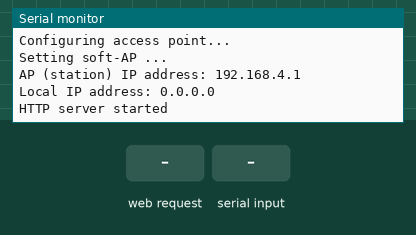
Simulated run of this sketch. Board: ESP8266 (NodeMCU). Shown: the last lines printed to the serial monitor. The inputs (shaded band) are chosen by the test bench.

Above: at 11.3 s.
11.4 s: HTTP request GET / received
At 12.4 s:
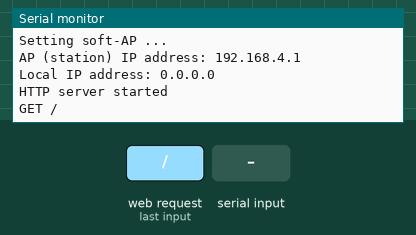
12.9 s: "ls:\n" received over Serial
At 13.6 s:
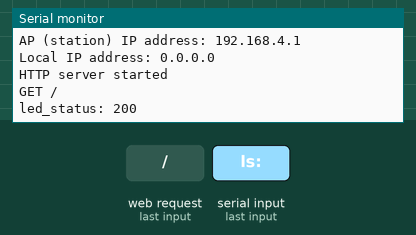
14.4 s: HTTP request GET /status received
At 14.7 s:
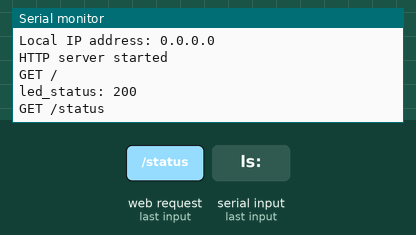
15.9 s: "id:\n" received over Serial
At 17.1 s:
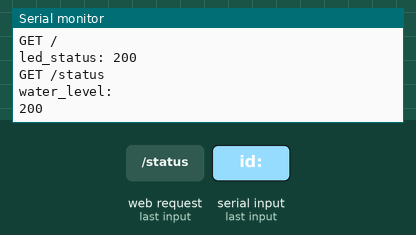
17.4 s: HTTP request GET /led received
At 18.2 s:
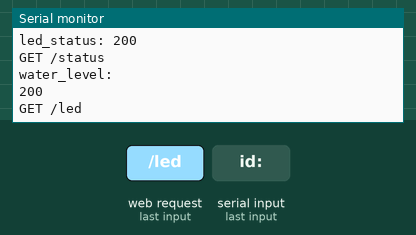
18.9 s: "wl:\n" received over Serial
At 19.3 s:
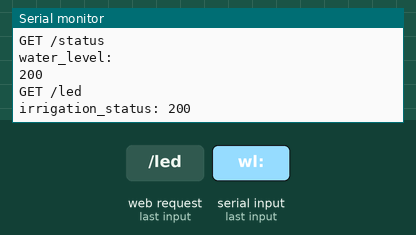

Measured:
- after the input at 11.4 s, the serial monitor: prints a new line at once (image 1)
- after the input at 12.9 s, the serial monitor: prints a new line at once (image 2)
- after the input at 14.4 s, the serial monitor: prints a new line at once (image 3)
- after the input at 15.9 s, the serial monitor: prints a new line at once (image 4)
- after the input at 17.4 s, the serial monitor: prints a new line at once (image 5)
- after the input at 18.9 s, the serial monitor: prints a new line at once (image 6)

The sketch:

server.ino
```cpp
/**
 * HydroBites WaterStation http server
 */

 /**
  * See https://www.deviceplus.com/arduino/arduino-preprocessor-directives-tutorial/
  * for details on how #include works. Specifically the search rules based on "<" and ">"
  * usage for where the preprocessor searches for the file.
  */
#include <ESP8266WiFi.h>
#include <WiFiClient.h>
#include <ESP8266WebServer.h>
#include <ArduinoJson.h>

/**
 * WiFi credentials.
 *
 * Note use of "ifndef" to ensure excisting constant "APSSID" does not attempt to be ressigned.
 * If it's undefined, the next line defines the constant.
 *
 * https://www.arduino.cc/reference/en/language/structure/further-syntax/define/
 *
 * #define is a useful C++ component that allows the programmer to give a name to a constant value
 * before the program is compiled. Defined constants in arduino don’t take up any program memory
 * space on the chip. The compiler will replace references to these constants with the defined value
 * at compile time.
 */
#ifndef APSSID
#define APSSID "HydroBytes_WaterStation"
#define APPSK  "undefined" // password
#endif

/**
 * https://www.arduino.cc/reference/en/language/variables/variable-scope-qualifiers/const/
 *
 * In general, the const keyword is preferred for defining constants and should be used instead
 * of #define.
 */

const char *ssid = APSSID;
const char *password = APPSK;

const String server_VERSION = "v0.3.0";
const String server_RESEASE = "15 May 2021";

const uint8_t response_OK = 200;
const uint8_t response_NOT_FOUND = 404;
const uint8_t response_UNAVAILABLE = 503;

// Instantiate ESP8266WebServer class as "server"
ESP8266WebServer server(80);

/**
 * Setup
 */
void setup() {
  // Wait for serial port to be available
  // Include a delay in the routine. That would allow background tasks that need to run. You can not have long blocking
  // code with the ESP8266. It will cause the behavior:

  // Uno (sensors) - received from ESP-01 (server):
  // 21:40:37.136 ->  ets Jan  8 2013,rst cause:2, boot mode:(3,7)

  // ESP8266 12E keeps rebooting (rst cause:2, boot mode:(3,6))
  // https://github.com/esp8266/Arduino/issues/3241

  // rst cause:2
  // 0 -> normal startup by power on
  // 1 -> hardware watch dog reset
  // 2 -> software watch dog reset (From an exception)
  // 3 -> software watch dog reset system_restart (Possibly unfed watchdog got angry)
  // 4 -> soft restart (Possibly with a restart command)
  // 5 -> wake up from deep-sleep

  // Wait for sensor controller to start as serial monitor is typically connected there for debugging
  // delay() forces the logging to be in the expected order and also ensures timing of serial connection
  // happens in the expected order
  delay(10000);

  // Connect to local serial port. Used to send messages to sensor controller
  Serial.begin(9600);

  Serial.println("HydroBites Water Station - Server");
  Serial.println(server_VERSION);
  Serial.println(server_RESEASE);
  Serial.println("");

  Serial.println("Configuring access point...");

  /* Password parameter removed to make open network.
   * WiFi.softAP(ssid, password);
   */
  Serial.print("Setting soft-AP ... ");
  WiFi.softAP(ssid) ? "Ready" : "Failed!";
  Serial.println("");

  IPAddress stationIP = WiFi.softAPIP();
  Serial.print("AP (station) IP address: ");
  Serial.println(stationIP);

  Serial.print("Local IP address: ");
  Serial.println(WiFi.localIP());
  Serial.flush();

  // server routers
  server.on("/", HTTP_GET, handleRoot);
  server.on("/status", HTTP_GET, requestStatus);
  server.on("/led", HTTP_GET, requestLedStatus);
  server.on("/led/toggle", HTTP_GET, requestLedToggle);
  server.on("/water", HTTP_GET, requestWaterLevel);
  server.on("/water/irrigate", HTTP_GET, requestIrrigateToggle);

  server.begin();
  Serial.println("HTTP server started");
  Serial.flush();
}

/**
 * Event loop
 */
void loop() {
  String sensorMessage;

  // Serial messages from sensors (Uno)
  while (Serial.available()) {
    sensorMessage = Serial.readStringUntil('\n');

    // serial_status
    if (sensorMessage.indexOf("ss:") >= 0) {
      responseStatus(sensorMessage);

    // led_status
    } else if (sensorMessage.indexOf("ls:") >= 0) {
      responseLedStatus(sensorMessage);

    // water_status (wl: x, ps: x, id: xx:xx:xx)
    } else if (sensorMessage.indexOf("id:") >= 0) {
      responseWaterLevel(sensorMessage);

    // irrigation_status (wl: x, ps: x)
    } else if (sensorMessage.indexOf("wl:") >= 0) {
      responseIrrigate(sensorMessage);
    }
  }

  // Process http requests
  server.handleClient();
}

/*
 * Controllers
 *
 * handleRoot
 * Go to http://192.168.4.1 in web browser for http access to network
 */
void handleRoot() {
  String buf;
  DynamicJsonDocument doc(512);

  // Write to serial channel to inform Ardunio (Uno) of event
  Serial.println("GET /");

  // Compose response
  doc["hydrobytes-water-station"] = "ok";

  doc["release"]["version"] = server_VERSION;
  doc["release"]["date"] = server_RESEASE;

  doc["paths"]["/"] = "Welcome";
  doc["paths"]["/status"] = "Current health of subsystems";
  doc["paths"]["/led"] = "Current state of LED - on/off";
  doc["paths"]["/led/toggle"] = "Toggle LED on/off";
  doc["paths"]["/water"] = "Current water status";
  doc["paths"]["/water/irrigate"] = "Toggle irrigation on/off";

  serializeJson(doc, buf);

  server.send(response_OK, F("application/json"), buf);
}

/**
 * Status request controller
 */
void requestStatus() {
  Serial.println("GET /status");
}

/**
 * Status request response. Returns http response to server http request based on
 * status reponse from sensor controller.
 *
 * Go to http://192.168.4.1/status
 */
void responseStatus(String sensorMessage) {
  String serialStatus;
  String sensorStatus;
  String clockStatus;
  String buf;
  DynamicJsonDocument doc(256);
  uint8_t responseCode = response_OK;

  // sr: x, ss: x, cs: x
  // serial_status: x, sensor_status: x, clock_status: x
  serialStatus = sensorMessage.substring(4, 5);
  serialStatus.trim();
  serialStatus = serialStatus == "1" ? "true" : "false";

  sensorStatus = sensorMessage.substring(11, 12);
  sensorStatus.trim();
  sensorStatus = sensorStatus == "1" ? "true" : "false";

    // Serial.println("responseStatus() sensorStatus preTrim(): ->" + sensorStatus + "<-");

  clockStatus = sensorMessage.substring(17, 18);
  clockStatus.trim();
  clockStatus = clockStatus == "1" ? "true" : "false";

  // Compose response
  if (serialStatus != "true" || sensorStatus != "true" || clockStatus != "true") {
    responseCode = response_UNAVAILABLE;
  }

  doc["status"]["two-way-serial-communication"] = serialStatus;
  doc["status"]["water-sensors"] = sensorStatus;
  doc["status"]["real-time-clock"] = clockStatus;
  serializeJson(doc, buf);

  server.send(responseCode, F("application/json"), buf);
}

/**
 * LED status serial request to sensor micro controller
 */
void requestLedStatus() {
  Serial.println("GET /led");
}

/**
 * LED toggle serial request to sensor micro controller
 */
void requestLedToggle() {
  Serial.println("GET /led/toggle");
}

/**
 * Led status response
 *
 * Go to http://192.168.4.1/led
 */
void responseLedStatus(String sensorMessage) {
  String ledStatus;
  String responseBody;
  String buf;
  DynamicJsonDocument doc(64);
  uint8_t responseCode;

  // ls: x
  // led_status: x
  ledStatus = sensorMessage.substring(4, 5);
  ledStatus.trim();
  ledStatus = ledStatus == "1" ? "true" : "false";

  // Compose response
  if (ledStatus == "true" || ledStatus == "false") {
    Serial.print("led_status: ");
    Serial.println(response_OK);
    responseCode = response_OK;
  } else {
    Serial.print("led_status: ");
    Serial.println(response_UNAVAILABLE);
    responseCode = response_UNAVAILABLE;
  }

  doc["status"]["led"] = ledStatus;
  serializeJson(doc, buf);

  server.send(responseCode, F("application/json"), buf);
}

/**
 * Water level serial status request to sensor micro controller
 */
void requestWaterLevel() {
  Serial.println("GET /water");
}

/**
 * Water level response
 * wl: x, ps: x, id: xx:xx:xx
 *
 * Go to http://192.168.4.1/water
 */
void responseWaterLevel(String sensorMessage) {
  String waterLevelStatus;
  String pumpStatus;
  String toggleSinceDuration;
  String buf;
  DynamicJsonDocument doc(128);
  String responseBody;
  uint8_t responseCode;

  // wl: x
  // water_level: x
  waterLevelStatus = sensorMessage.substring(4, 5);
  waterLevelStatus.trim();
  waterLevelStatus = getWaterLevelMessage(waterLevelStatus);

  pumpStatus = sensorMessage.substring(11, 12);
  pumpStatus.trim();
  pumpStatus = pumpStatus == "1" ? "on" : "off";

  // xxx:xx:xx:xx
  toggleSinceDuration = sensorMessage.substring(18, 30);
  toggleSinceDuration.trim();
  toggleSinceDuration = toggleSinceDuration.toInt() >= 0 ? toggleSinceDuration : "ERROR";

  // Compose response
  Serial.println("water_level: ");
  if (waterLevelStatus == "empty" || waterLevelStatus == "low" || waterLevelStatus == "mid" || waterLevelStatus == "full") {
    Serial.println(response_OK);
    responseCode = response_OK;

    doc["water"]["level"] = waterLevelStatus;
    doc["water"]["irrigation"]["status"] = pumpStatus;
    doc["water"]["irrigation"]["since"] = toggleSinceDuration;

  } else {
    Serial.println(response_UNAVAILABLE);
    responseCode = response_UNAVAILABLE;

    doc["water"]["status"] = "ERROR";
  }

  serializeJson(doc, buf);
  server.send(responseCode, F("application/json"), buf);
}

/**
 * Convert sensor reading to user readable string for water level
 */
String getWaterLevelMessage(String waterLevelStatus) {
  // Check for error status
  if (waterLevelStatus == "-") {
    return "ERROR";
  }

  int waterLevel = waterLevelStatus.toInt();

  switch (waterLevel) {
    case 0:
      waterLevelStatus = "empty";
      break;

    case 1:
      waterLevelStatus = "low";
      break;

    case 2:
      waterLevelStatus = "mid";
      break;

    case 3:
      waterLevelStatus = "full";
      break;

    default:
      waterLevelStatus = "ERROR";
  }

  return waterLevelStatus;
}

/**
 * Water pump toggle serial request to sensor micro controller
 */
void requestIrrigateToggle() {
  Serial.println("GET /water/irrigate");
}

/**
 * Water irrigation status response
 *
 * sensorMessage: wl: x, is: x
 * serial log: water_level_status: xxx, irrigation_status: xxx
 *
 * Go to http://192.168.4.1/water/irrigate
 */
void responseIrrigate(String sensorMessage) {
  String waterLevelStatus;
  String irrigationStatus;
  String buf;
  DynamicJsonDocument doc(128);
  String responseBody;
  uint8_t responseCode;

  waterLevelStatus = sensorMessage.substring(4, 5);
  waterLevelStatus.trim();
  waterLevelStatus = getWaterLevelMessage(waterLevelStatus);

  irrigationStatus = sensorMessage.substring(11, 12);
  irrigationStatus.trim();
  irrigationStatus = irrigationStatus == "1" ? "on" : "off";

  // Compose response code
  Serial.print("irrigation_status: ");
  if (waterLevelStatus != "ERROR") {
    Serial.println(response_OK);
    responseCode = response_OK;

    // Compose response
    doc["water"]["level"] = waterLevelStatus;
    doc["water"]["irrigation"]["status"] = irrigationStatus;

  } else {
    Serial.println(response_UNAVAILABLE);
    responseCode = response_UNAVAILABLE;

    doc["water"]["status"] = "ERROR";
  }

  serializeJson(doc, buf);
  server.send(responseCode, F("application/json"), buf);
}

/**
 * Send HTTP status 404 (Not Found) when there's no handler for the URI
 * in the request
 */
void handleNotFound() {
  String buf;
  DynamicJsonDocument doc(64);

  doc["url"]["ok"] = false;

  serializeJson(doc, buf);
  server.send(response_NOT_FOUND , "application/json", buf);
}
```
